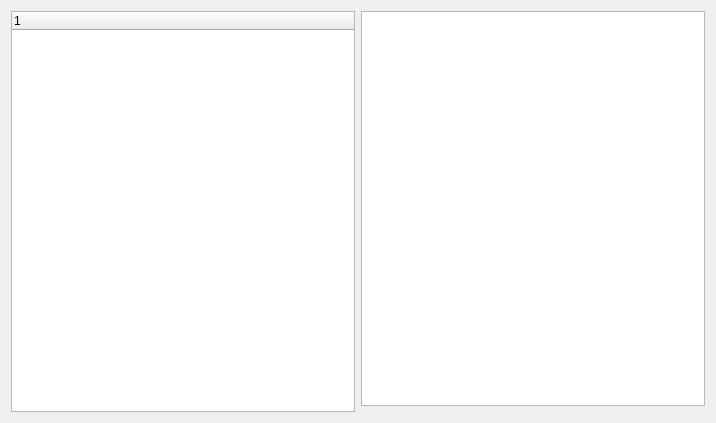
<?xml version="1.0" encoding="UTF-8"?>
<ui version="4.0">
 <class>w_bt_dish_cookset_dishset_Dialog</class>
 <widget class="QDialog" name="w_bt_dish_cookset_dishset_Dialog">
  <property name="geometry">
   <rect>
    <x>0</x>
    <y>0</y>
    <width>716</width>
    <height>423</height>
   </rect>
  </property>
  <property name="windowTitle">
   <string>Dialog</string>
  </property>
  <layout class="QHBoxLayout" name="horizontalLayout">
   <item>
    <widget class="lds_treeWidget" name="treeWidget">
     <column>
      <property name="text">
       <string notr="true">1</string>
      </property>
     </column>
    </widget>
   </item>
   <item>
    <layout class="QVBoxLayout" name="verticalLayout">
     <item>
      <widget class="lds_tableView" name="tableView"/>
     </item>
     <item>
      <widget class="lds_toolbar" name="widget" native="true"/>
     </item>
    </layout>
   </item>
  </layout>
 </widget>
 <customwidgets>
  <customwidget>
   <class>lds_tableView</class>
   <extends>QTableView</extends>
   <header>lds_tableview.h</header>
  </customwidget>
  <customwidget>
   <class>lds_toolbar</class>
   <extends>QFrame</extends>
   <header>lds_toolbar.h</header>
   <container>1</container>
  </customwidget>
  <customwidget>
   <class>lds_treeWidget</class>
   <extends>QTreeWidget</extends>
   <header>lds_treewidget.h</header>
  </customwidget>
 </customwidgets>
 <resources/>
 <connections/>
</ui>
